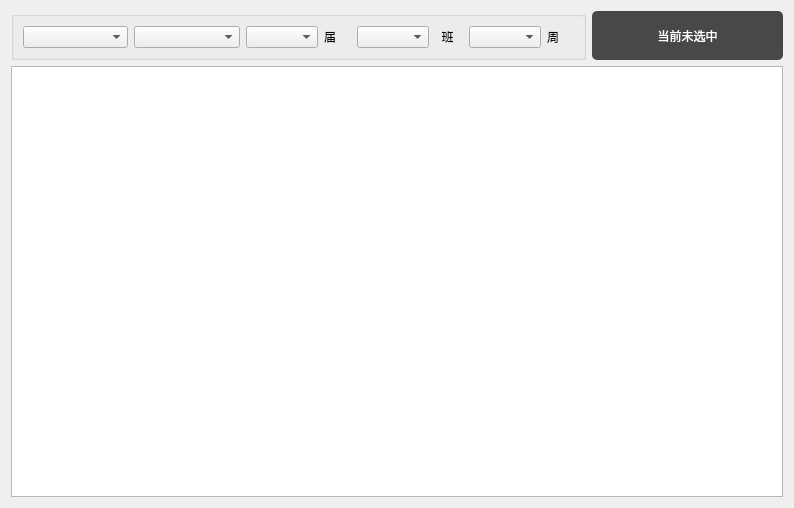
<?xml version="1.0" encoding="UTF-8"?>
<ui version="4.0">
 <class>ClassSchedule</class>
 <widget class="QWidget" name="ClassSchedule">
  <property name="geometry">
   <rect>
    <x>0</x>
    <y>0</y>
    <width>794</width>
    <height>508</height>
   </rect>
  </property>
  <property name="windowTitle">
   <string>Form</string>
  </property>
  <layout class="QVBoxLayout" name="verticalLayout">
   <item>
    <layout class="QHBoxLayout" name="horizontalLayout_6" stretch="3,1">
     <item>
      <widget class="QGroupBox" name="groupBox">
       <property name="title">
        <string/>
       </property>
       <layout class="QHBoxLayout" name="horizontalLayout">
        <item>
         <widget class="QComboBox" name="comboBox_1"/>
        </item>
        <item>
         <widget class="QComboBox" name="comboBox_2"/>
        </item>
        <item>
         <layout class="QHBoxLayout" name="horizontalLayout_3">
          <item>
           <widget class="QComboBox" name="comboBox_3"/>
          </item>
          <item>
           <widget class="QLabel" name="label_2">
            <property name="text">
             <string>届</string>
            </property>
           </widget>
          </item>
         </layout>
        </item>
        <item>
         <layout class="QHBoxLayout" name="horizontalLayout_4">
          <item>
           <widget class="QComboBox" name="comboBox_4"/>
          </item>
          <item>
           <widget class="QLabel" name="label_3">
            <property name="text">
             <string>  班</string>
            </property>
           </widget>
          </item>
         </layout>
        </item>
        <item>
         <layout class="QHBoxLayout" name="horizontalLayout_5">
          <item>
           <widget class="QComboBox" name="comboBox_5"/>
          </item>
          <item>
           <widget class="QLabel" name="label_4">
            <property name="text">
             <string>周</string>
            </property>
           </widget>
          </item>
         </layout>
        </item>
       </layout>
      </widget>
     </item>
     <item>
      <widget class="QLabel" name="labelCurrent">
       <property name="styleSheet">
        <string notr="true">background-color: rgba(0, 0, 0, 0.7); color: white; border-radius: 5px; padding: 5px;</string>
       </property>
       <property name="text">
        <string>当前未选中</string>
       </property>
       <property name="alignment">
        <set>Qt::AlignmentFlag::AlignCenter</set>
       </property>
      </widget>
     </item>
    </layout>
   </item>
   <item>
    <widget class="QTableView" name="tableView">
     <property name="styleSheet">
      <string notr="true"/>
     </property>
     <property name="editTriggers">
      <set>QAbstractItemView::EditTrigger::NoEditTriggers</set>
     </property>
    </widget>
   </item>
  </layout>
 </widget>
 <resources/>
 <connections/>
</ui>
